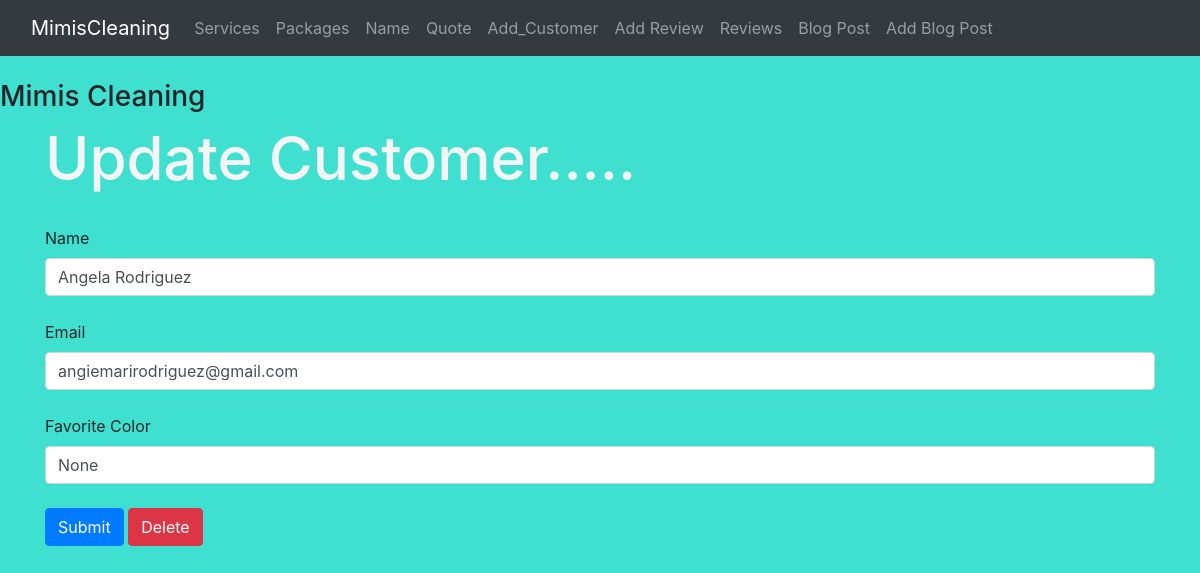
Screenshot of /update/1 with the database file from the repository.
### hello.py (models this page shows, shortened)
class Customers(db.Model):
    id = db.Column(db.Integer, primary_key=True)
    name = db.Column(db.String(200), nullable=False)
    email = db.Column(db.String(120), nullable=False, unique=True)
    favorite_color = db.Column(db.String(120))
    date_added = db.Column(db.DateTime, default=datetime.datetime.utcnow)
    password_hash = db.Column(db.String(128), nullable=False)
    @property
    def password(self):
        raise AttributeError('password is not a readable attribute')

### hello.py (the view)
@app.route('/update/<int:id>', methods=['GET', 'POST'])
def update(id):
    form = CustomerForm()
    name_to_update = Customers.query.get_or_404(id)
    if request.method == "POST":
        name_to_update.name = request.form['name']
        name_to_update.email = request.form['email']
        name_to_update.favorite_color = request.form['favorite_color']
        try:
            db.session.commit()
            flash("Customer Updated Successfully!")
            return render_template("update.html",
                form=form,
                name_to_update = name_to_update)
        except:
            flash("Looks like there was a problem...try again")
            return render_template("update.html",
                form=form,
                name_to_update = name_to_update)
    else:
        return render_template("update.html",
            form=form,
            name_to_update = name_to_update,
            id = id)

### hello.py
class CustomerForm(FlaskForm):
    name = StringField("Name", validators=[DataRequired()])
    email = StringField("Email", validators=[DataRequired()])
    favorite_color = StringField("Favorite Color")
    password_hash = PasswordField('Password', validators=[DataRequired(), EqualTo('password_hash2', message='Passwords Must Match')])
    password_hash2 = PasswordField('Confirm Password', validators=[DataRequired()])
    submit = SubmitField("Submit")

### templates/update.html (shortened to what this page needs)
{% extends "base.html" %}
{% block content %}
{% if name %}
        <h1>Update Customer!</h1>
        <br/><br/>
<table class="table table-hover
table-bordered table-striped">
{% for our_customers in our_customers %}
    <tr>
    <td>{{ our_customer.id }}. <a href="{{
    url_for('update', id=our_customer.id)}}">{{
    our_customer.name}}</a> - {{
    our_customer.email }} - {{
    our_customer.favorite_color }} -
    <a href="{{url_for('delete',
    id=our_customer.id)}}">Delete</a></td>
    </tr>
{% endfor %}
</table>
{% else %}
        <h1>Update Customer.....</h1>
        <form action="/update/{{
            name_to_update.id }}" method="POST">
                {{ form.name.label(class="form-label") }}
                {{ form.name(
                    class="form-control", value=name_to_update.name) }}
                <br/>
                {{ form.email.label(class="form-label") }}
                {{ form.email(class="form-control", value=name_to_update.email) }}
                <br/>
                {{ form.favorite_color.label(class="form-label") }}
                {{ form.favorite_color(
                    class="form-control", value=name_to_update.favorite_color) }}
                <br/>
                {{ form.submit(class="btn
                btn-primary") }}
                <a href="{{url_for('delete',
                id=id)}}" class="btn btn-danger">Delete</a>
        </form>
<br/><br/><br/>
{% endif %}
{% endblock %}

### static/css/style.css (style rules this page uses)
h1 { color: whitesmoke; font-size: 60px; }
body { background: turquoise; }

### rows the page displays
Customers: name "Angela Rodriguez", email "angiemarirodriguez@gmail.com", favorite_color "None"
